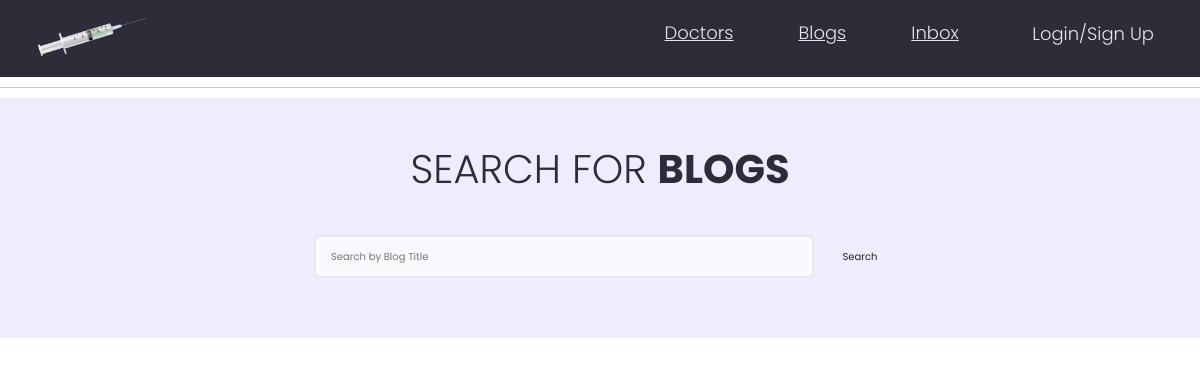
The app's page /blogs/, older data.
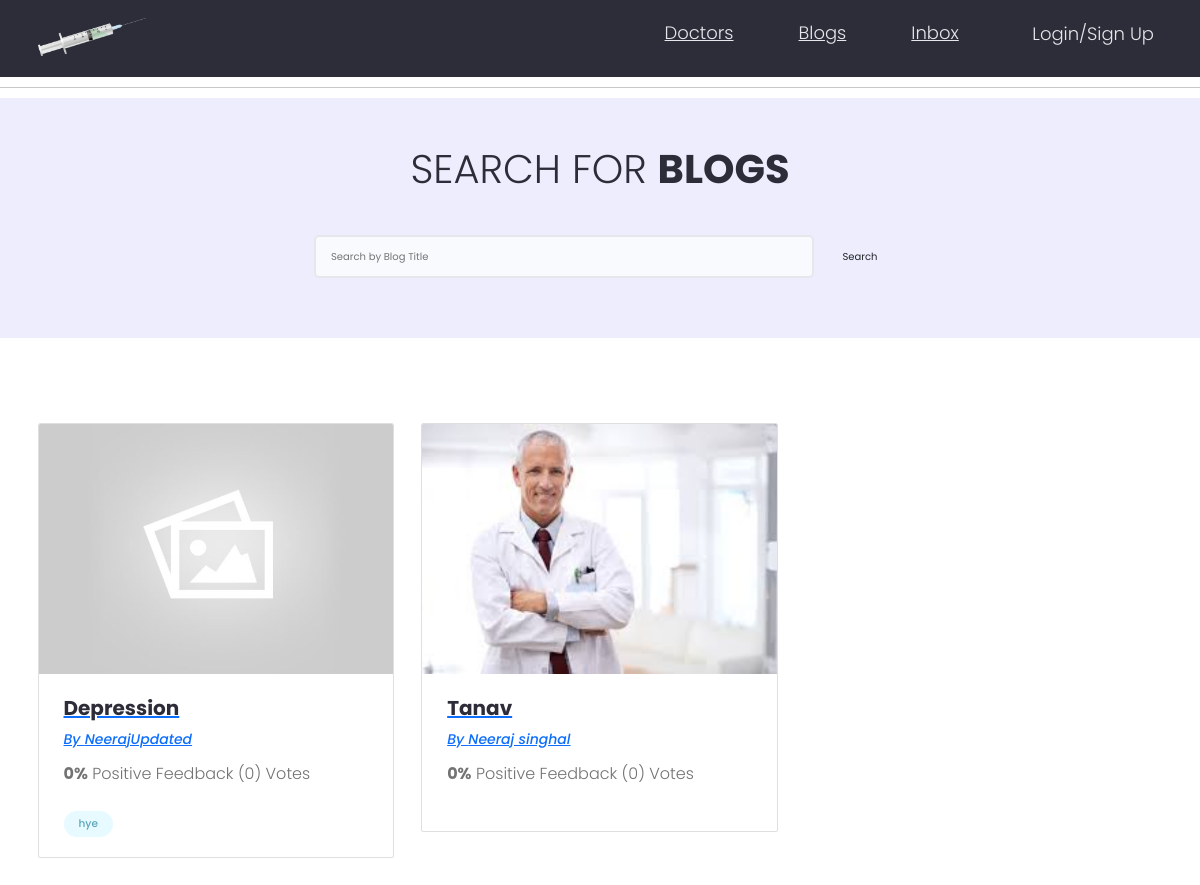
The same page, newer data.
### blogs/models.py (models this page shows, shortened)
class Blog(models.Model):
    owner = models.ForeignKey(
        Profile, null=True, blank=True, on_delete=models.SET_NULL)
    title = models.CharField(max_length=200)
    description = models.TextField(null=True, blank=True)
    featured_image = models.ImageField(
        null=True, blank=True, default="default.jpg")
    tags = models.ManyToManyField("Tag", blank=True)
    vote_total = models.IntegerField(default=0, null=True, blank=True)
    vote_ratio = models.IntegerField(default=0, null=True, blank=True)
    created = models.DateTimeField(auto_now_add=True)
    id = models.UUIDField(
        default=uuid.uuid4, unique=True, primary_key=True, editable=False
    )

class Tag(models.Model):
    name = models.CharField(max_length=200)
    created = models.DateTimeField(auto_now_add=True)
    id = models.UUIDField(
        default=uuid.uuid4, unique=True, primary_key=True, editable=False
    )
    def __str__(self):
        return self.name

### doctors/models.py (models this page shows, shortened)
class Profile(models.Model):
    GenderChoices = (
        ("M", "Male"),
        ("F", "Female"),
    )
    user = models.OneToOneField(
        User, on_delete=models.CASCADE, null = True, blank = True)
    name = models.CharField(max_length=200, blank=True, null=True)
    email = models.EmailField(max_length=500, blank=True, null=True)
    gender = models.CharField(
        max_length=1, choices=GenderChoices, blank=False, null=False)
    age = models.IntegerField(null=False)
    username = models.CharField(max_length=200, blank=True, null=True)
    location = models.CharField(max_length=500, blank=True, null=True)
    short_intro = models.CharField(max_length=200, blank=True, null=True)
    bio = models.TextField(blank=True, null=True)
    profile_image = models.ImageField(
        null=True, blank=True, upload_to='profiles/', default="profiles/user-default.png")
    speciality = models.CharField(max_length=200, blank=True, null=True)
    contact_number = PhoneField(blank=True, help_text='Contact phone number')
    joining_date = models.DateField(auto_now_add=True)
    Did = models.UUIDField(default=uuid.uuid4, unique=True,
                           primary_key=True, editable=False)

### blogs/views.py (the view)
def blogs(request):
    blogs = Blog.objects.all()
    context = {"blogs": blogs}
    return render(request, "blogs/blogs.html", context)

### blogs/templates/blogs/blogs.html (shortened to what this page needs)
{% extends 'main.html' %}
{% block content %}
<hr>
<main class="projects">
    <section class="hero-section text-center">
        <div class="container container--narrow">
            <div class="hero-section__box">
                <h2>Search for <span>Blogs</span></h2>
            </div>
            <div class="hero-section__search">
                <form class="form" action="{% url 'blogs' %}" method="get">
                    <div class="form__field">
                        <input class="input input--text" id="formInput#search" type="text" name="search_query"
                            placeholder="Search by Blog Title" />
                    </div>
                    <input class="btn btn--sub btn--lg" type="submit" value="Search" />
                </form>
            </div>
        </div>
    </section>
    <section class="projectsList">
        <div class="container">
            <div class="grid grid--three">
                {% for blog in blogs %}
                <div class="column">
                    <div class="card project">
                        <a href="{% url 'blog' blog.id %}" class="project">
                            <img class="project__thumbnail" src="{{blog.featured_image.url}}" alt="project thumbnail" />
                            <div class="card__body">
                                <h3 class="project__title">{{blog.title}}</h3>
                                <p><a class="project__author" href="{% url 'doctorProfile' blog.owner.Did %}">By
                                        {{blog.owner.name}}</a>
                                </p>
                                <p class="project--rating">
                                    <span style="font-weight: bold;">{{blog.vote_ratio}}%</span> Positive
                                    Feedback ({{blog.vote_total}}) Vote{{blog.vote_total|pluralize:"s"}}
                                </p>
                                <div class="project__tags">
                                    {% for tag in blog.tags.all %}
                                    <span class="tag tag--pill tag--main">
                                        <small>{{tag}}</small>
                                    </span>
                                    {% endfor %}
                                </div>
                            </div>
                        </a>
                    </div>
                </div>
                {% endfor %}
            </div>
        </div>
    </section>
</main>
{% endblock content %}

### templates/main.html (shortened to what this page needs)
<!DOCTYPE html>
{% load static %}
<html lang="en">
<head>
    <link rel="stylesheet" href="https://cdn.iconmonstr.com/1.3.0/css/iconmonstr-iconic-font.min.css" />
    <link rel="stylesheet" href="{% static 'uikit/styles/uikit.css' %}" />
    <link rel="stylesheet" href="{% static 'styles/app.css' %}" />
    <link rel="stylesheet" type="text/css" media='screen' href="{% static 'styles/main.css' %}">
    <link href="https://cdn.jsdelivr.net/npm/bootstrap@5.1.3/dist/css/bootstrap.min.css" rel="stylesheet"
>
</head>
<body>
    {% include 'navbar.html' %}
    {% block content %}
    {% endblock content %}
</body>
</html>

### templates/navbar.html (shortened to what this page needs)
{% load static %}
<header class="header">
    <div class="container container--narrow">
        <a href="{% url 'index' %}" class="header__logo">
            <img src="{% static 'images/logo.png' %}" alt="Medical Logo" />
        </a>
        <nav class="header__nav">
            <ul class="header__menu">
                <li class="header__menuItem"><a href="{% url 'allDoctors' %}">Doctors</a></li>
                <li class="header__menuItem"><a href="{% url 'blogs' %}">Blogs</a></li>
                <li class="header__menuItem"><a href="">Inbox</a></li>
                {% if request.user.is_authenticated %}
                <li class="header__menuItem"><a href="{% url 'logout' %}" class="btn btn--sub">Logout</a></li>
                {% else %}
                <li class="header__menuItem"><a href="{% url 'doctorLogin' %}" class="btn btn--sub">Login/Sign Up</a>
                </li>
                {% endif %}
            </ul>
        </nav>
    </div>
</header>

### static/styles/app.css (style rules this page uses)
:root { --color-sub: #2d2d39; }
.btn--sub { background-color: var(--color-sub-light); }
.card { border: 2px solid var(--color-light); }
img { width: 100%; }
.header { position: sticky; z-index: 111; background-color: var(--color-sub); padding: 1.5rem 0; }
.header > .container { display: flex; justify-content: space-between; align-items: center; }
.header__logo > img { height: 3.8rem; }
.header__nav > ul { display: inline-flex; align-items: center; list-style: none; gap: 6.5rem; }
.header__menuItem > a { color: var(--color-light); font-weight: 300; font-size: large; }
.hero-section { height: 40vh; display: flex; align-items: center; background-color: var(--color-sub); }
.hero-section__box { margin-bottom: 4rem; }
.hero-section__box > h2, .hero-section__box > h2 > span { font-size: 4rem; color: var(--color-light); line-height: 1.3; text-transform: uppercase; }
.hero-section__box > h2 { font-weight: 300; }
.hero-section__box > h2 > span { font-weight: 700; }
.hero-section__search > .form { display: flex; align-items: center; justify-content: center; gap: 2rem; }
.hero-section__search > .form input.input--text { width: 50rem; }
.project__author { font-size: 1.4rem; font-style: italic; }
.project--rating { margin-bottom: 1.6em; margin-top: 0.5em; }
.projects > .hero-section { background: var(--color-sub-lighter); height: 30vh; }
.projects .hero-section__box { margin-bottom: 2.5rem; }
.projects .hero-section__box > h2 { color: var(--color-sub); }
.projects .hero-section__box > h2 > span { font-weight: 700; color: var(--color-sub); }
.projectsList { margin-top: 8rem; }
.project__thumbnail { height: 25rem; object-fit: cover; object-position: top center; }
.project__title { font-size: 2rem; font-weight: 700; color: var(--color-sub); }

### static/uikit/styles/modules/_variables.css (style rules this page uses)
:root { --color-main: #5aa5b9; --color-main-light: #e6faff; --color-sub: #3f4156; --color-sub-light: #51546e; --color-sub-lighter: #ededfd; --color-text: #737373; --color-gray: #8b8b8b; --color-light: #e5e7eb; --color-light-gray: #767676; --color-bg: #f8fafd; --color-white: #fffefd; --color-white-light: #f3f3f3; --color-success: #359e64; --color-success-bg: #def8e8; --color-error: #fc4b0b; --color-error-bg: #fff2ee; --font-base: 'Poppins', arial, helvetica, 'Segoe UI', roboto, ubuntu, sans-serif; --font-monospace: 'Fira Code', 'Courier New', courier, monospace; --font-regular: 300; --font-medium: 500; --font-bold: 700; --generic-shadow: 1px 1px 5px #00000010; --generic-transition: all 0.3s ease-in-out; }

### static/uikit/styles/modules/_base.css (style rules this page uses)
* { margin: 0; padding: 0; box-sizing: border-box; text-rendering: optimizeLegibility; color: inherit; font-size: inherit; }
html { font-size: 50%; }
@media only screen and (min-width: 480px) { html { font-size: 56.25%; } }
@media only screen and (min-width: 1200px) { html { font-size: 62.5%; } }
body { line-height: 1.6; font-weight: 400; font-size: 1.5rem; color: var(--color-text); background-color: var(--color-bg); min-height: 100vh; }

### static/uikit/styles/modules/_typography.css (style rules this page uses)
* { font-family: var(--font-base); }
h2 { font-size: 3.6rem; font-weight: var(--font-bold); }
h3 { font-size: 3.2rem; font-weight: var(--font-medium); }
p, span, strong { font-size: 1.6rem; color: var(--color-text); font-weight: var(--font-regular); }
a { padding-bottom: 2px; text-decoration: none; display: inline-block; color: var(--color-main); font-weight: var(--font-medium); }

### static/uikit/styles/modules/_utilities.css (style rules this page uses)
.container { width: 92%; max-width: 165rem; margin: 0 auto; box-sizing: border-box; }
.container--narrow { width: 92%; max-width: 120rem; }
@media screen and (min-width: 1000px) { .container { width: 90%; } }
@media screen and (min-width: 1000px) { .container--narrow { width: 85%; } }
@media screen and (min-width: 1200px) { .container { width: 80%; } }
@media screen and (min-width: 1200px) { .container--narrow { width: 72%; } }
.text-center { text-align: center; }

### static/uikit/styles/modules/_button.css (style rules this page uses)
.btn { display: inline-block; position: relative; cursor: pointer; background-color: var(--color-light); font-weight: var(--font-medium); color: var(--color-sub); text-decoration: none; padding: 1rem 2rem; border-radius: 0.5rem; border: none; width: -webkit-fit-content; width: -moz-fit-content; width: fit-content; height: -webkit-fit-content; height: -moz-fit-content; height: fit-content; font-size: 1.6rem; outline-width: 0; outline-color: transparent; -webkit-backface-visibility: hidden; backface-visibility: hidden; transition: all 0.3s ease-in-out; }
.btn--sub { background-color: var(--color-sub); color: var(--color-white); }
.btn--lg { font-size: 1.8rem; padding: 1.2rem 4.5rem; }

Row changes from the older to the newer data that the page shows:
added Blog: featured_image (placeholder picture), title "Depression", owner.name "NeerajUpdated", vote_ratio "0", vote_total "0"
added Tag: name "hye"
added Blog: featured_image (picture), title "Tanav", owner.name "Neeraj singhal", vote_ratio "0", vote_total "0"
